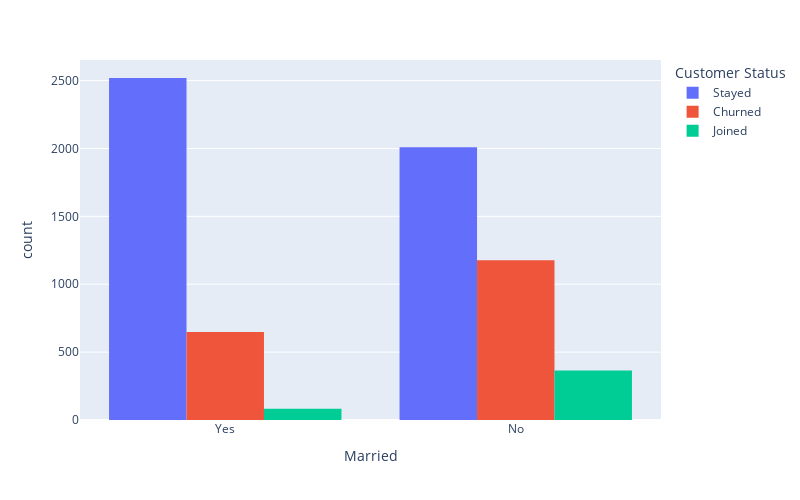

The notebook cell this image was saved under:
### Code cell
# Married vs Churn
px.histogram(
    df, 
    x="Married", 
    color="Customer Status", 
    barmode="group",
    width=800,
    height=500
)

### Figure 1 — Plotly figure (JSON) as saved in the notebook; plotly's stock layout.template omitted (floating-point values rounded to 4 significant figures; data arrays with more than 128 entries replaced by an {"elided": "..."} marker saying what was removed)
{"data": [{"alignmentgroup": "True", "bingroup": "x", "hovertemplate": "Customer Status=Stayed<br>Married=%{x}<br>count=%{y}<extra></extra>", "legendgroup": "Stayed", "marker": {"color": "#636efa", "pattern": {"shape": ""}}, "name": "Stayed", "offsetgroup": "Stayed", "orientation": "v", "showlegend": true, "type": "histogram", "x": {"elided": "4528 str values"}, "xaxis": "x", "yaxis": "y"}, {"alignmentgroup": "True", "bingroup": "x", "hovertemplate": "Customer Status=Churned<br>Married=%{x}<br>count=%{y}<extra></extra>", "legendgroup": "Churned", "marker": {"color": "#EF553B", "pattern": {"shape": ""}}, "name": "Churned", "offsetgroup": "Churned", "orientation": "v", "showlegend": true, "type": "histogram", "x": {"elided": "1825 str values"}, "xaxis": "x", "yaxis": "y"}, {"alignmentgroup": "True", "bingroup": "x", "hovertemplate": "Customer Status=Joined<br>Married=%{x}<br>count=%{y}<extra></extra>", "legendgroup": "Joined", "marker": {"color": "#00cc96", "pattern": {"shape": ""}}, "name": "Joined", "offsetgroup": "Joined", "orientation": "v", "showlegend": true, "type": "histogram", "x": {"elided": "448 str values"}, "xaxis": "x", "yaxis": "y"}], "layout": {"barmode": "group", "height": 500, "legend": {"title": {"text": "Customer Status"}, "tracegroupgap": 0}, "margin": {"t": 60}, "width": 800, "xaxis": {"anchor": "y", "domain": [0, 1], "title": {"text": "Married"}}, "yaxis": {"anchor": "x", "domain": [0, 1], "title": {"text": "count"}}}}
